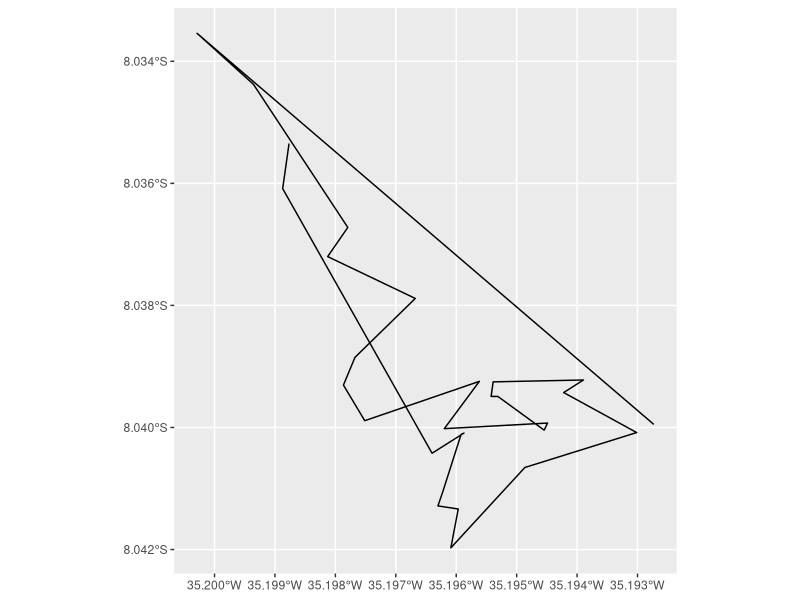

Source code (R):
## ---- chunk 1
knitr::opts_chunk$set(echo = TRUE)
## ---- chunk 2
library(readxl)

library(tidyverse)

library(geosphere)

library(sf)
## ---- chunk 3
coord <- readxl::read_xlsx("coordinates.xlsx")
## ---- chunk 4
coord

coord |> dplyr::glimpse()
## ---- chunk 5
coord_calcule <- function(id){
  
  if(coord$long[id] |> is.na() | coord$lat[id] |> is.na()){
    
    coordinate <- geosphere::destPoint(p = coord[id - 1, 1:2],
                                       b = coord[id - 1, 3],
                                       d = coord[id - 1, 4])
    
    coord$long[id] <<- coordinate[1]
    
    coord$lat[id] <<- coordinate[2]
    
  }
  
}
## ---- chunk 6
purrr::walk(1:nrow(coord), coord_calcule)

coord
## ---- chunk 7
coord_sf <- coord |> 
  sf::st_as_sf(coords = c("long", "lat"),
               crs = 4674) |> 
  dplyr::summarise(do_union = TRUE) |> 
  sf::st_cast("LINESTRING")

coord_sf
## ---- chunk 8
ggplot() +
  geom_sf(data = coord_sf)
